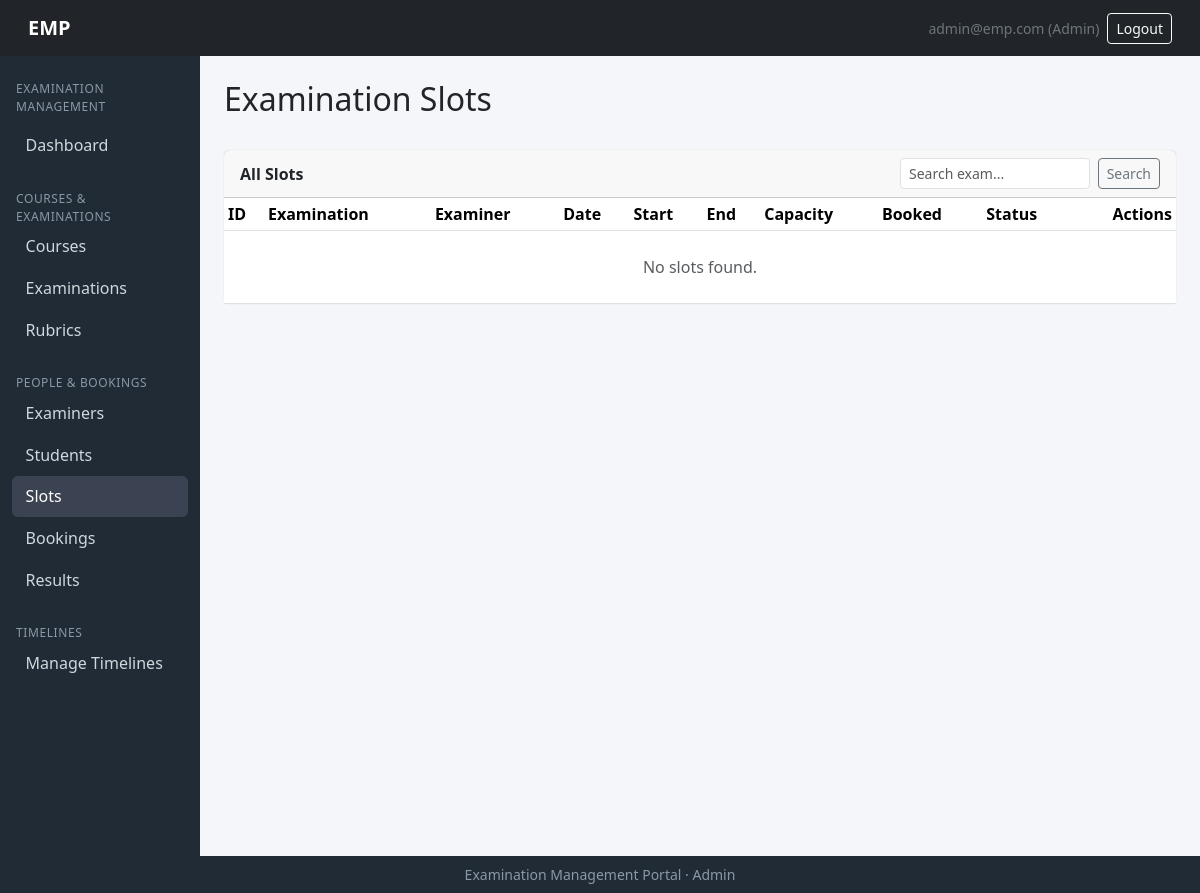
The page /admin/slots (signed in) on the database as committed earlier.
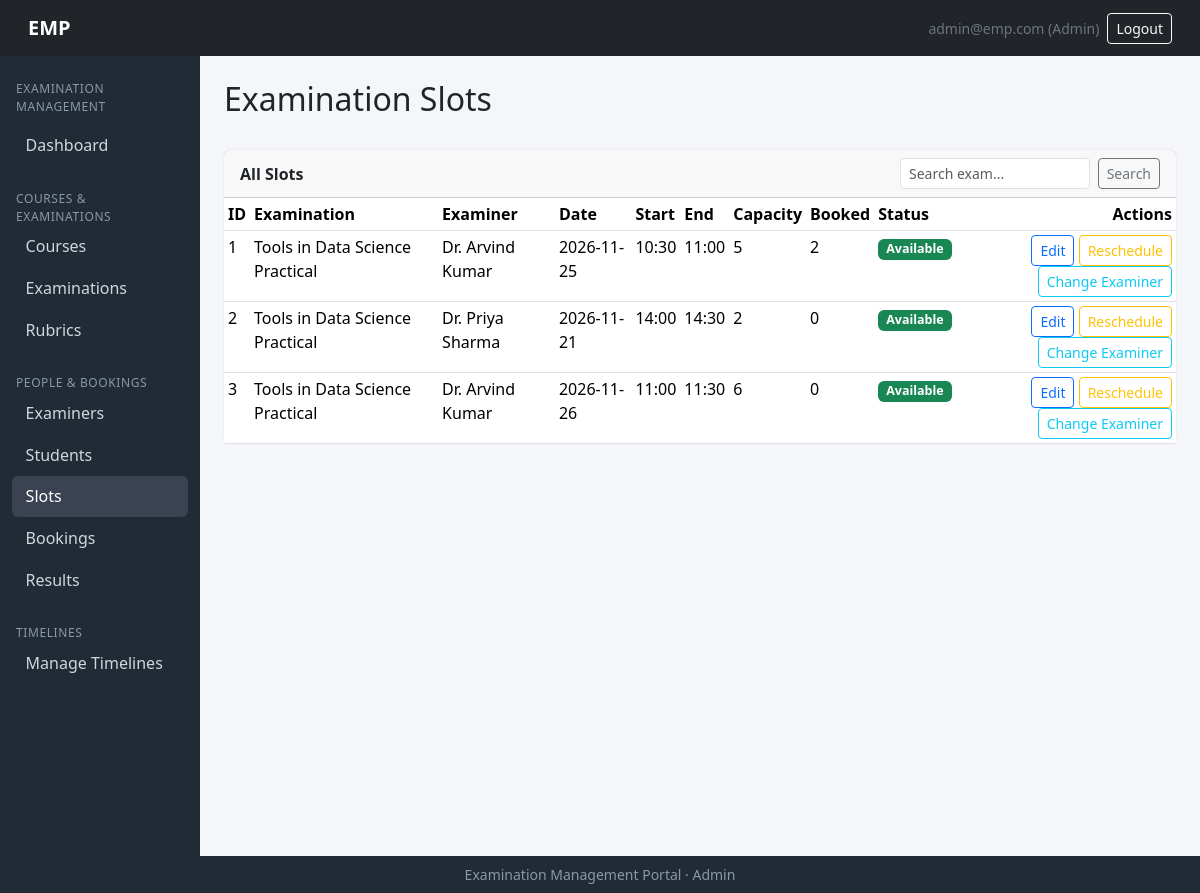
The same page on the database as committed later.
### models/models.py (models this page shows)
class Examination(db.Model):
    __tablename__ = "examinations"
    id   = db.Column(db.Integer, primary_key=True)
    course_id = db.Column(db.Integer, db.ForeignKey("courses.id"), nullable=False)
    name     = db.Column(db.String(150), nullable=False)
    exam_type= db.Column(db.String(30), nullable=False)   # Viva|Practical|Project Demo|Assessment
    duration = db.Column(db.Integer, nullable=False)       # in minutes ig?
    max_marks = db.Column(db.Integer, nullable=False)
    slot_creation_start = db.Column(db.DateTime)
    slot_creation_end=db.Column(db.DateTime)
    slot_booking_start  = db.Column(db.DateTime)
    slot_booking_end  = db.Column(db.DateTime)
    status = db.Column(db.String(20), default="draft")  # draft|slot_creation|booking_open|closed|completed perhaps
    rubrics = db.relationship("Rubric", backref="exam")
    slots  = db.relationship("ExaminationSlot", backref="exam")

class Examiner(db.Model):
    __tablename__ = "examiners"
    id  = db.Column(db.Integer, primary_key=True)
    user_id      =db.Column(db.Integer, db.ForeignKey("users.id"), unique=True, nullable=False)
    employee_id   = db.Column(db.String(50), unique=True, nullable=False)
    name   = db.Column(db.String(120), nullable=False)
    phone  = db.Column(db.String(30))
    department_id = db.Column(db.Integer, db.ForeignKey("departments.id"))
    status= db.Column(db.String(20), default="pending")  # pending|approved|rejected|inactive
    slots = db.relationship("ExaminationSlot", backref="examiner")
    evaluations = db.relationship("Evaluation", backref="examiner")

### routes/admin_routes.py (the view)
@admin_bp.route('/slots')
@login_required
def slots():
    if not admin_only():
        return redirect(url_for('auth.login'))
    q = request.args.get('q', '').strip()
    query = ExaminationSlot.query
    if q:
        query = query.join(Examination).filter(Examination.name.ilike(f'%{q}%'))
    slot_items = []
    for s in query.all():
        booked_count = Booking.query.filter_by(slot_id=s.id, status='booked').count()
        slot_items.append({
            'id': s.id,
            'exam_name': s.exam.name if s.exam else 'N/A',
            'examiner_name': s.examiner.name if s.examiner else 'N/A',
            'date': s.date.strftime('%Y-%m-%d') if s.date else '',
            'start_time': s.start_time.strftime('%H:%M') if s.start_time else '',
            'end_time': s.end_time.strftime('%H:%M') if s.end_time else '',
            'capacity': s.max_capacity,
            'booked': booked_count,
            'status': s.status.capitalize()
        })
    return render_template('admin/slots.html', slots=slot_items, q=q)

### app.py (called while the page is built)
@login_manager.user_loader
def load_user(user_id):
    return User.query.get(int(user_id))

### routes/admin_routes.py (called while the page is built)
def admin_only():
    if current_user.role != 'admin':
        flash('Access denied.', 'danger')
        return False
    return True

### templates/admin/slots.html (shortened to what this page needs)
{% extends "admin/base_admin.html" %}
{% import "admin/_macros.html" as macros %}
{% import "admin/_status.html" as status %}
{% block content %}
<div class="d-flex justify-content-between align-items-center mb-4">
    <h2>Examination Slots</h2>
</div>
<div class="row g-4">
    <div class="{{ 'col-lg-8' if edit else 'col-12' }}">
        <div class="card">
            <div class="card-header d-flex justify-content-between align-items-center">
                <span class="fw-semibold">All Slots</span>
                <form method="GET" action="{{ url_for('admin.slots') }}" class="d-flex gap-2" style="width:260px;">
                    <input type="text" name="q" class="form-control form-control-sm" placeholder="Search exam..." value="{{ q or '' }}">
                    <button type="submit" class="btn btn-sm btn-outline-secondary">Search</button>
                </form>
            </div>
            <div class="table-responsive">
                <table class="table table-sm table-hover mb-0">
                    <thead>
                        <tr>
                            <th>ID</th>
                            <th>Examination</th>
                            <th>Examiner</th>
                            <th>Date</th>
                            <th>Start</th>
                            <th>End</th>
                            <th>Capacity</th>
                            <th>Booked</th>
                            <th>Status</th>
                            <th class="text-end">Actions</th>
                        </tr>
                    </thead>
                    <tbody>
                        {% for s in slots %}
                            <tr>
                                <td>{{ s.id }}</td>
                                <td>{{ s.exam_name }}</td>
                                <td>{{ s.examiner_name }}</td>
                                <td>{{ s.date }}</td>
                                <td>{{ s.start_time }}</td>
                                <td>{{ s.end_time }}</td>
                                <td>{{ s.capacity }}</td>
                                <td>{{ s.booked }}</td>
                                <td>{{ status.status_badge(s.status) }}</td>
                                <td class="text-end">
                                    <a class="btn btn-sm btn-outline-primary" href="{{ url_for('admin.slot_edit', slot_id=s.id) }}">Edit</a>
                                    <form method="POST" action="{{ url_for('admin.slot_reschedule', slot_id=s.id) }}" class="d-inline mb-1"
                                          onsubmit="return confirm('Reschedule this slot?')">
                                          <button type="submit" class="btn btn-sm btn-outline-warning">Reschedule</button>
                                    </form>
                                    <form method="POST" action="{{ url_for('admin.slot_change_examiner', slot_id=s.id) }}" class="d-inline"
                                          onsubmit="return confirm('Change examiner for this slot?')">
                                        <button type="submit" class="btn btn-sm btn-outline-info">Change Examiner</button>
                                    </form>
                                </td>
                            </tr>
                        {% else %}
                            <tr><td colspan="10" class="text-center text-muted py-4">No slots found.</td></tr>
                        {% endfor %}
                    </tbody>
                </table>
            </div>
        </div>
    </div>
</div>
{% endblock %}

Rows that differ between the two databases and show on the page:
added Examination: exam_name "Tools in Data Science Practical" "Tools in Data Science Practical"
added Examiner: examiner_name "Dr. Arvind Kumar" "Dr. Arvind Kumar"
added Examiner: examiner_name "Dr. Priya Sharma"
added Examination: exam_name "Tools in Data Science Practical"
Other text that changed with them:
new list line: "1 2026-11-25 10:30 11:00 5 2 Available Edit Reschedule Change Examiner"
new list line: "2 2026-11-21 14:00 14:30 2 0 Available Edit Reschedule Change Examiner"
new list line: "3 2026-11-26 11:00 11:30 6 0 Available Edit Reschedule Change Examiner"
text no longer shown: "No slots found."
